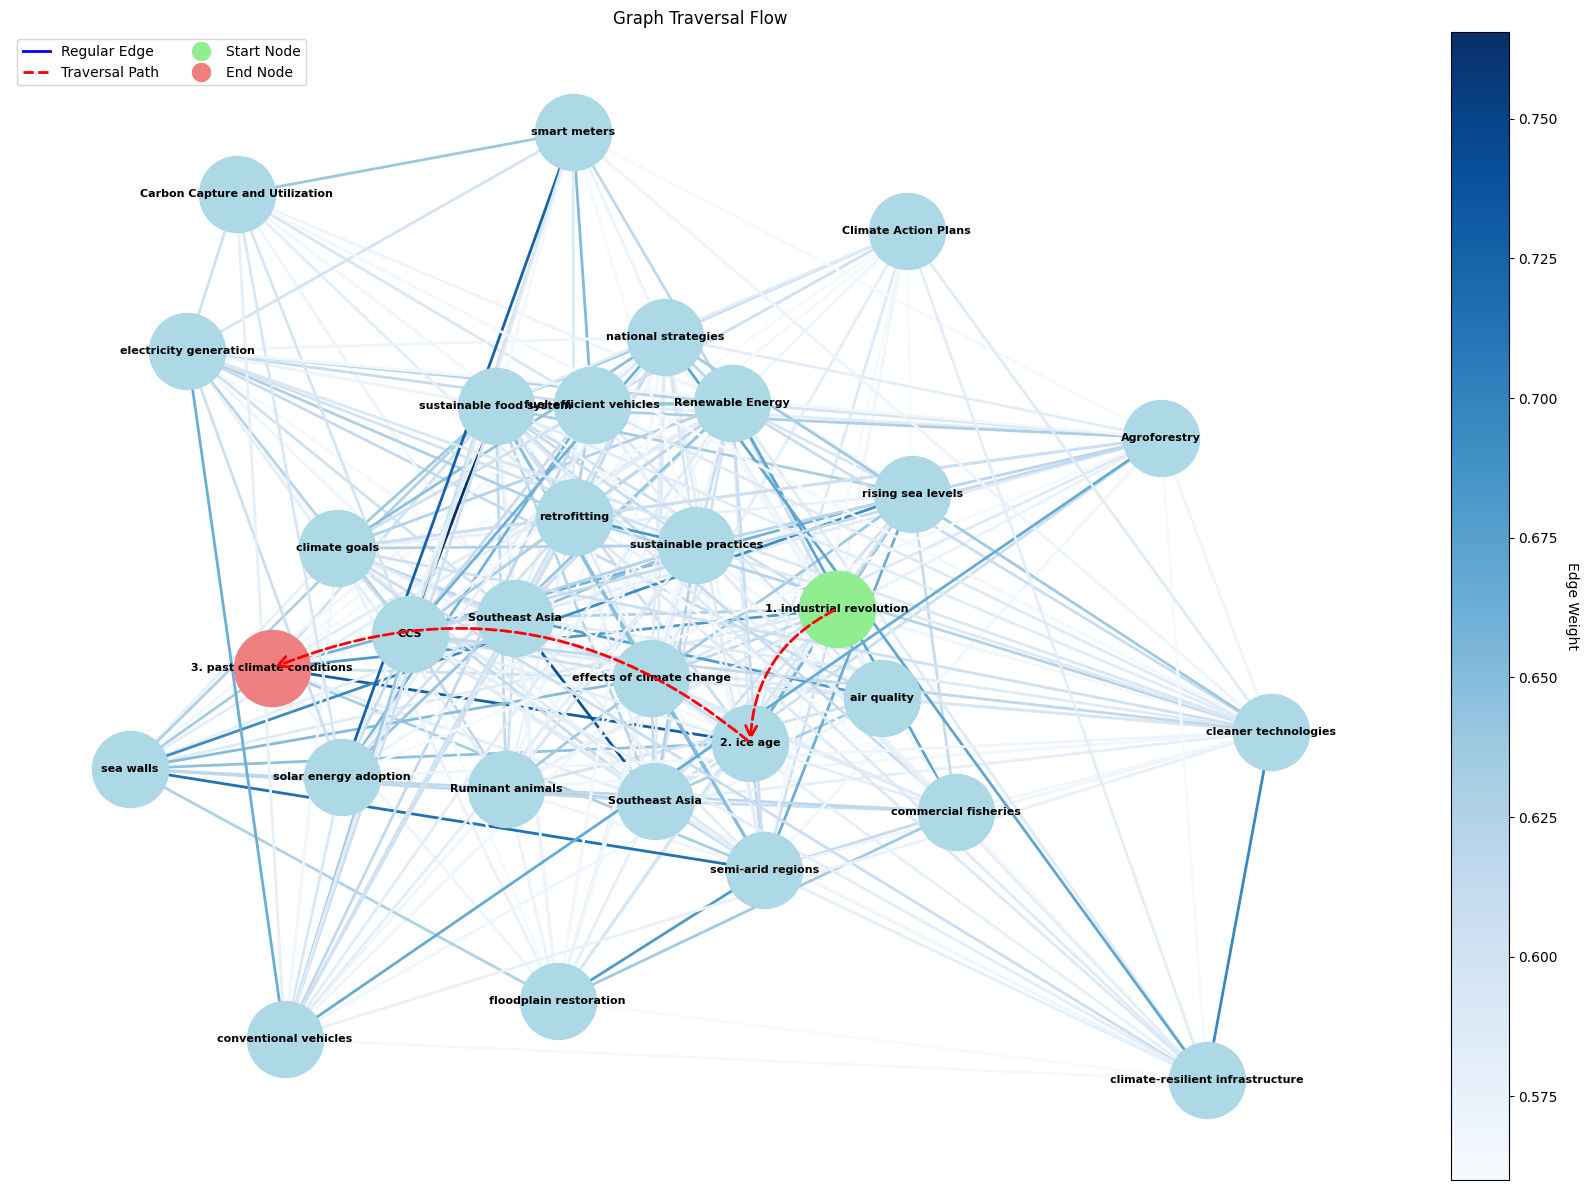

This figure's Python source:
import networkx as nx
from langchain.vectorstores import FAISS
from langchain.text_splitter import RecursiveCharacterTextSplitter
from langchain.prompts import PromptTemplate
from langchain.retrievers import ContextualCompressionRetriever
from langchain.retrievers.document_compressors import LLMChainExtractor
from langchain.callbacks import get_openai_callback

from sklearn.metrics.pairwise import cosine_similarity
import matplotlib.pyplot as plt
import matplotlib.patches as patches
import os
import sys
from dotenv import load_dotenv
from langchain_openai import ChatOpenAI
from typing import List, Tuple, Dict
from nltk.stem import WordNetLemmatizer
from nltk.tokenize import word_tokenize
import nltk
import spacy
import heapq


from concurrent.futures import ThreadPoolExecutor, as_completed
from tqdm import tqdm
import numpy as np

from spacy.cli import download
from spacy.lang.en import English


sys.path.append(os.path.abspath(os.path.join(os.getcwd(), '..'))) # Add the parent directory to the path sicnce we work with notebooks
from helper_functions import *
from evaluation.evaluate_rag import *

# Load environment variables from a .env file
load_dotenv()

# Set the OpenAI API key environment variable
os.environ["OPENAI_API_KEY"] = os.getenv('OPENAI_API_KEY')
os.environ["KMP_DUPLICATE_LIB_OK"]="TRUE"

nltk.download('punkt', quiet=True)
nltk.download('wordnet', quiet=True)


# Define the DocumentProcessor class
class DocumentProcessor:
    def __init__(self):
        """
        Initializes the DocumentProcessor with a text splitter and OpenAI embeddings.
        
        Attributes:
        - text_splitter: An instance of RecursiveCharacterTextSplitter with specified chunk size and overlap.
        - embeddings: An instance of OpenAIEmbeddings used for embedding documents.
        """
        self.text_splitter = RecursiveCharacterTextSplitter(chunk_size=1000, chunk_overlap=200)
        self.embeddings = OpenAIEmbeddings()

    def process_documents(self, documents):
        """
        Processes a list of documents by splitting them into smaller chunks and creating a vector store.
        
        Args:
        - documents (list of str): A list of documents to be processed.
        
        Returns:
        - tuple: A tuple containing:
          - splits (list of str): The list of split document chunks.
          - vector_store (FAISS): A FAISS vector store created from the split document chunks and their embeddings.
        """
        splits = self.text_splitter.split_documents(documents)
        vector_store = FAISS.from_documents(splits, self.embeddings)
        return splits, vector_store

    def create_embeddings_batch(self, texts, batch_size=32):
        """
        Creates embeddings for a list of texts in batches.
        
        Args:
        - texts (list of str): A list of texts to be embedded.
        - batch_size (int, optional): The number of texts to process in each batch. Default is 32.
        
        Returns:
        - numpy.ndarray: An array of embeddings for the input texts.
        """
        embeddings = []
        for i in range(0, len(texts), batch_size):
            batch = texts[i:i+batch_size]
            batch_embeddings = self.embeddings.embed_documents(batch)
            embeddings.extend(batch_embeddings)
        return np.array(embeddings)

    def compute_similarity_matrix(self, embeddings):
        """
        Computes a cosine similarity matrix for a given set of embeddings.
        
        Args:
        - embeddings (numpy.ndarray): An array of embeddings.
        
        Returns:
        - numpy.ndarray: A cosine similarity matrix for the input embeddings.
        """
        return cosine_similarity(embeddings)
    

# Define the Concepts class
class Concepts(BaseModel):
    concepts_list: List[str] = Field(description="List of concepts")

# Define the KnowledgeGraph class
class KnowledgeGraph:
    def __init__(self):
        """
        Initializes the KnowledgeGraph with a graph, lemmatizer, and NLP model.
        
        Attributes:
        - graph: An instance of a networkx Graph.
        - lemmatizer: An instance of WordNetLemmatizer.
        - concept_cache: A dictionary to cache extracted concepts.
        - nlp: An instance of a spaCy NLP model.
        - edges_threshold: A float value that sets the threshold for adding edges based on similarity.
        """
        self.graph = nx.Graph()
        self.lemmatizer = WordNetLemmatizer()
        self.concept_cache = {}
        self.nlp = self._load_spacy_model()
        self.edges_threshold = 0.8

    def build_graph(self, splits, llm, embedding_model):
        """
        Builds the knowledge graph by adding nodes, creating embeddings, extracting concepts, and adding edges.
        
        Args:
        - splits (list): A list of document splits.
        - llm: An instance of a large language model.
        - embedding_model: An instance of an embedding model.
        
        Returns:
        - None
        """
        self._add_nodes(splits)
        embeddings = self._create_embeddings(splits, embedding_model)
        self._extract_concepts(splits, llm)
        self._add_edges(embeddings)

    def _add_nodes(self, splits):
        """
        Adds nodes to the graph from the document splits.
        
        Args:
        - splits (list): A list of document splits.
        
        Returns:
        - None
        """
        for i, split in enumerate(splits):
            self.graph.add_node(i, content=split.page_content)

    def _create_embeddings(self, splits, embedding_model):
        """
        Creates embeddings for the document splits using the embedding model.
        
        Args:
        - splits (list): A list of document splits.
        - embedding_model: An instance of an embedding model.
        
        Returns:
        - numpy.ndarray: An array of embeddings for the document splits.
        """
        texts = [split.page_content for split in splits]
        return embedding_model.embed_documents(texts)

    def _compute_similarities(self, embeddings):
        """
        Computes the cosine similarity matrix for the embeddings.
        
        Args:
        - embeddings (numpy.ndarray): An array of embeddings.
        
        Returns:
        - numpy.ndarray: A cosine similarity matrix for the embeddings.
        """
        return cosine_similarity(embeddings)

    def _load_spacy_model(self):
        """
        Loads the spaCy NLP model, downloading it if necessary.
        
        Args:
        - None
        
        Returns:
        - spacy.Language: An instance of a spaCy NLP model.
        """
        try:
            return spacy.load("en_core_web_sm")
        except OSError:
            print("Downloading spaCy model...")
            download("en_core_web_sm")
            return spacy.load("en_core_web_sm")

    def _extract_concepts_and_entities(self, content, llm):
        """
        Extracts concepts and named entities from the content using spaCy and a large language model.
        
        Args:
        - content (str): The content from which to extract concepts and entities.
        - llm: An instance of a large language model.
        
        Returns:
        - list: A list of extracted concepts and entities.
        """
        if content in self.concept_cache:
            return self.concept_cache[content]
        
        # Extract named entities using spaCy
        doc = self.nlp(content)
        named_entities = [ent.text for ent in doc.ents if ent.label_ in ["PERSON", "ORG", "GPE", "WORK_OF_ART"]]
        
        # Extract general concepts using LLM
        concept_extraction_prompt = PromptTemplate(
            input_variables=["text"],
            template="Extract key concepts (excluding named entities) from the following text:\n\n{text}\n\nKey concepts:"
        )
        concept_chain = concept_extraction_prompt | llm.with_structured_output(Concepts)
        general_concepts = concept_chain.invoke({"text": content}).concepts_list
        
        # Combine named entities and general concepts
        all_concepts = list(set(named_entities + general_concepts))
        
        self.concept_cache[content] = all_concepts
        return all_concepts

    def _extract_concepts(self, splits, llm):
        """
        Extracts concepts for all document splits using multi-threading.
        
        Args:
        - splits (list): A list of document splits.
        - llm: An instance of a large language model.
        
        Returns:
        - None
        """
        with ThreadPoolExecutor() as executor:
            future_to_node = {executor.submit(self._extract_concepts_and_entities, split.page_content, llm): i 
                              for i, split in enumerate(splits)}
            
            for future in tqdm(as_completed(future_to_node), total=len(splits), desc="Extracting concepts and entities"):
                node = future_to_node[future]
                concepts = future.result()
                self.graph.nodes[node]['concepts'] = concepts

    def _add_edges(self, embeddings):
        """
        Adds edges to the graph based on the similarity of embeddings and shared concepts.
        
        Args:
        - embeddings (numpy.ndarray): An array of embeddings for the document splits.
        
        Returns:
        - None
        """
        similarity_matrix = self._compute_similarities(embeddings)
        num_nodes = len(self.graph.nodes)
        
        for node1 in tqdm(range(num_nodes), desc="Adding edges"):
            for node2 in range(node1 + 1, num_nodes):
                similarity_score = similarity_matrix[node1][node2]
                if similarity_score > self.edges_threshold:
                    shared_concepts = set(self.graph.nodes[node1]['concepts']) & set(self.graph.nodes[node2]['concepts'])
                    edge_weight = self._calculate_edge_weight(node1, node2, similarity_score, shared_concepts)
                    self.graph.add_edge(node1, node2, weight=edge_weight, 
                                        similarity=similarity_score,
                                        shared_concepts=list(shared_concepts))

    def _calculate_edge_weight(self, node1, node2, similarity_score, shared_concepts, alpha=0.7, beta=0.3):
        """
        Calculates the weight of an edge based on similarity score and shared concepts.
        
        Args:
        - node1 (int): The first node.
        - node2 (int): The second node.
        - similarity_score (float): The similarity score between the nodes.
        - shared_concepts (set): The set of shared concepts between the nodes.
        - alpha (float, optional): The weight of the similarity score. Default is 0.7.
        - beta (float, optional): The weight of the shared concepts. Default is 0.3.
        
        Returns:
        - float: The calculated weight of the edge.
        """
        max_possible_shared = min(len(self.graph.nodes[node1]['concepts']), len(self.graph.nodes[node2]['concepts']))
        normalized_shared_concepts = len(shared_concepts) / max_possible_shared if max_possible_shared > 0 else 0
        return alpha * similarity_score + beta * normalized_shared_concepts

    def _lemmatize_concept(self, concept):
        """
        Lemmatizes a given concept.
        
        Args:
        - concept (str): The concept to be lemmatized.
        
        Returns:
        - str: The lemmatized concept.
        """
        return ' '.join([self.lemmatizer.lemmatize(word) for word in concept.lower().split()])
    


# Define the AnswerCheck class
class AnswerCheck(BaseModel):
    is_complete: bool = Field(description="Whether the current context provides a complete answer to the query")
    answer: str = Field(description="The current answer based on the context, if any")

# Define the QueryEngine class
class QueryEngine:
    def __init__(self, vector_store, knowledge_graph, llm):
        self.vector_store = vector_store
        self.knowledge_graph = knowledge_graph
        self.llm = llm
        self.max_context_length = 4000
        self.answer_check_chain = self._create_answer_check_chain()

    def _create_answer_check_chain(self):
        """
        Creates a chain to check if the context provides a complete answer to the query.
        
        Args:
        - None
        
        Returns:
        - Chain: A chain to check if the context provides a complete answer.
        """
        answer_check_prompt = PromptTemplate(
            input_variables=["query", "context"],
            template="Given the query: '{query}'\n\nAnd the current context:\n{context}\n\nDoes this context provide a complete answer to the query? If yes, provide the answer. If no, state that the answer is incomplete.\n\nIs complete answer (Yes/No):\nAnswer (if complete):"
        )
        return answer_check_prompt | self.llm.with_structured_output(AnswerCheck)

    def _check_answer(self, query: str, context: str) -> Tuple[bool, str]:
        """
        Checks if the current context provides a complete answer to the query.
        
        Args:
        - query (str): The query to be answered.
        - context (str): The current context.
        
        Returns:
        - tuple: A tuple containing:
          - is_complete (bool): Whether the context provides a complete answer.
          - answer (str): The answer based on the context, if complete.
        """
        response = self.answer_check_chain.invoke({"query": query, "context": context})
        return response.is_complete, response.answer

  

    def _expand_context(self, query: str, relevant_docs) -> Tuple[str, List[int], Dict[int, str], str]:
        """
        Expands the context by traversing the knowledge graph using a Dijkstra-like approach.
        
        This method implements a modified version of Dijkstra's algorithm to explore the knowledge graph,
        prioritizing the most relevant and strongly connected information. The algorithm works as follows:

        1. Initialize:
           - Start with nodes corresponding to the most relevant documents.
           - Use a priority queue to manage the traversal order, where priority is based on connection strength.
           - Maintain a dictionary of best known "distances" (inverse of connection strengths) to each node.

        2. Traverse:
           - Always explore the node with the highest priority (strongest connection) next.
           - For each node, check if we've found a complete answer.
           - Explore the node's neighbors, updating their priorities if a stronger connection is found.

        3. Concept Handling:
           - Track visited concepts to guide the exploration towards new, relevant information.
           - Expand to neighbors only if they introduce new concepts.

        4. Termination:
           - Stop if a complete answer is found.
           - Continue until the priority queue is empty (all reachable nodes explored).

        This approach ensures that:
        - We prioritize the most relevant and strongly connected information.
        - We explore new concepts systematically.
        - We find the most relevant answer by following the strongest connections in the knowledge graph.

        Args:
        - query (str): The query to be answered.
        - relevant_docs (List[Document]): A list of relevant documents to start the traversal.

        Returns:
        - tuple: A tuple containing:
          - expanded_context (str): The accumulated context from traversed nodes.
          - traversal_path (List[int]): The sequence of node indices visited.
          - filtered_content (Dict[int, str]): A mapping of node indices to their content.
          - final_answer (str): The final answer found, if any.
        """
        # Initialize variables
        expanded_context = ""
        traversal_path = []
        visited_concepts = set()
        filtered_content = {}
        final_answer = ""
        
        priority_queue = []
        distances = {}  # Stores the best known "distance" (inverse of connection strength) to each node
        
        print("\nTraversing the knowledge graph:")
        
        # Initialize priority queue with closest nodes from relevant docs
        for doc in relevant_docs:
            # Find the most similar node in the knowledge graph for each relevant document
            closest_nodes = self.vector_store.similarity_search_with_score(doc.page_content, k=1)
            closest_node_content, similarity_score = closest_nodes[0]
            
            # Get the corresponding node in our knowledge graph
            closest_node = next(n for n in self.knowledge_graph.graph.nodes if self.knowledge_graph.graph.nodes[n]['content'] == closest_node_content.page_content)
            
            # Initialize priority (inverse of similarity score for min-heap behavior)
            priority = 1 / similarity_score
            heapq.heappush(priority_queue, (priority, closest_node))
            distances[closest_node] = priority
        
        step = 0
        while priority_queue:
            # Get the node with the highest priority (lowest distance value)
            current_priority, current_node = heapq.heappop(priority_queue)
            
            # Skip if we've already found a better path to this node
            if current_priority > distances.get(current_node, float('inf')):
                continue
            
            if current_node not in traversal_path:
                step += 1
                traversal_path.append(current_node)
                node_content = self.knowledge_graph.graph.nodes[current_node]['content']
                node_concepts = self.knowledge_graph.graph.nodes[current_node]['concepts']
                
                # Add node content to our accumulated context
                filtered_content[current_node] = node_content
                expanded_context += "\n" + node_content if expanded_context else node_content
                
                # Log the current step for debugging and visualization
                print(f"\nStep {step} - Node {current_node}:")
                print(f"Content: {node_content[:100]}...") 
                print(f"Concepts: {', '.join(node_concepts)}")
                print("-" * 50)
                
                # Check if we have a complete answer with the current context
                is_complete, answer = self._check_answer(query, expanded_context)
                if is_complete:
                    final_answer = answer
                    break
                
                # Process the concepts of the current node
                node_concepts_set = set(self.knowledge_graph._lemmatize_concept(c) for c in node_concepts)
                if not node_concepts_set.issubset(visited_concepts):
                    visited_concepts.update(node_concepts_set)
                    
                    # Explore neighbors
                    for neighbor in self.knowledge_graph.graph.neighbors(current_node):
                        edge_data = self.knowledge_graph.graph[current_node][neighbor]
                        edge_weight = edge_data['weight']
                        
                        # Calculate new distance (priority) to the neighbor
                        # Note: We use 1 / edge_weight because higher weights mean stronger connections
                        distance = current_priority + (1 / edge_weight)
                        
                        # If we've found a stronger connection to the neighbor, update its distance
                        if distance < distances.get(neighbor, float('inf')):
                            distances[neighbor] = distance
                            heapq.heappush(priority_queue, (distance, neighbor))
                            
                            # Process the neighbor node if it's not already in our traversal path
                            if neighbor not in traversal_path:
                                step += 1
                                traversal_path.append(neighbor)
                                neighbor_content = self.knowledge_graph.graph.nodes[neighbor]['content']
                                neighbor_concepts = self.knowledge_graph.graph.nodes[neighbor]['concepts']
                                
                                filtered_content[neighbor] = neighbor_content
                                expanded_context += "\n" + neighbor_content if expanded_context else neighbor_content
                                
                                # Log the neighbor node information
                                print(f"\nStep {step} - Node {neighbor} (neighbor of {current_node}):")
                                print(f"Content: {neighbor_content[:100]}...")
                                print(f"Concepts: {', '.join(neighbor_concepts)}")
                                print("-" * 50)
                                
                                # Check if we have a complete answer after adding the neighbor's content
                                is_complete, answer = self._check_answer(query, expanded_context)
                                if is_complete:
                                    final_answer = answer
                                    break
                                
                                # Process the neighbor's concepts
                                neighbor_concepts_set = set(self.knowledge_graph._lemmatize_concept(c) for c in neighbor_concepts)
                                if not neighbor_concepts_set.issubset(visited_concepts):
                                    visited_concepts.update(neighbor_concepts_set)
                
                # If we found a final answer, break out of the main loop
                if final_answer:
                    break

        # If we haven't found a complete answer, generate one using the LLM
        if not final_answer:
            print("\nGenerating final answer...")
            response_prompt = PromptTemplate(
                input_variables=["query", "context"],
                template="Based on the following context, please answer the query.\n\nContext: {context}\n\nQuery: {query}\n\nAnswer:"
            )
            response_chain = response_prompt | self.llm
            input_data = {"query": query, "context": expanded_context}
            final_answer = response_chain.invoke(input_data)

        return expanded_context, traversal_path, filtered_content, final_answer

    def query(self, query: str) -> Tuple[str, List[int], Dict[int, str]]:
        """
        Processes a query by retrieving relevant documents, expanding the context, and generating the final answer.
        
        Args:
        - query (str): The query to be answered.
        
        Returns:
        - tuple: A tuple containing:
          - final_answer (str): The final answer to the query.
          - traversal_path (list): The traversal path of nodes in the knowledge graph.
          - filtered_content (dict): The filtered content of nodes.
        """
        with get_openai_callback() as cb:
            print(f"\nProcessing query: {query}")
            relevant_docs = self._retrieve_relevant_documents(query)
            expanded_context, traversal_path, filtered_content, final_answer = self._expand_context(query, relevant_docs)
            
            if not final_answer:
                print("\nGenerating final answer...")
                response_prompt = PromptTemplate(
                    input_variables=["query", "context"],
                    template="Based on the following context, please answer the query.\n\nContext: {context}\n\nQuery: {query}\n\nAnswer:"
                )
                
                response_chain = response_prompt | self.llm
                input_data = {"query": query, "context": expanded_context}
                response = response_chain.invoke(input_data)
                final_answer = response
            else:
                print("\nComplete answer found during traversal.")
            
            print(f"\nFinal Answer: {final_answer}")
            print(f"\nTotal Tokens: {cb.total_tokens}")
            print(f"Prompt Tokens: {cb.prompt_tokens}")
            print(f"Completion Tokens: {cb.completion_tokens}")
            print(f"Total Cost (USD): ${cb.total_cost}")
        
        return final_answer, traversal_path, filtered_content

    def _retrieve_relevant_documents(self, query: str):
        """
        Retrieves relevant documents based on the query using the vector store.
        
        Args:
        - query (str): The query to be answered.
        
        Returns:
        - list: A list of relevant documents.
        """
        print("\nRetrieving relevant documents...")
        retriever = self.vector_store.as_retriever(search_type="similarity", search_kwargs={"k": 5})
        compressor = LLMChainExtractor.from_llm(self.llm)
        compression_retriever = ContextualCompressionRetriever(base_compressor=compressor, base_retriever=retriever)
        return compression_retriever.invoke(query)
    

# Import necessary libraries
import networkx as nx
import matplotlib.pyplot as plt
import matplotlib.patches as patches

# Define the Visualizer class
class Visualizer:
    @staticmethod
    def visualize_traversal(graph, traversal_path):
        """
        Visualizes the traversal path on the knowledge graph with nodes, edges, and traversal path highlighted.

        Args:
        - graph (networkx.Graph): The knowledge graph containing nodes and edges.
        - traversal_path (list of int): The list of node indices representing the traversal path.

        Returns:
        - None
        """
        traversal_graph = nx.DiGraph()
        
        # Add nodes and edges from the original graph
        for node in graph.nodes():
            traversal_graph.add_node(node)
        for u, v, data in graph.edges(data=True):
            traversal_graph.add_edge(u, v, **data)
        
        fig, ax = plt.subplots(figsize=(16, 12))
        
        # Generate positions for all nodes
        pos = nx.spring_layout(traversal_graph, k=1, iterations=50)
        
        # Draw regular edges with color based on weight
        edges = traversal_graph.edges()
        edge_weights = [traversal_graph[u][v].get('weight', 0.5) for u, v in edges]
        nx.draw_networkx_edges(traversal_graph, pos, 
                               edgelist=edges,
                               edge_color=edge_weights,
                               edge_cmap=plt.cm.Blues,
                               width=2,
                               ax=ax)
        
        # Draw nodes
        nx.draw_networkx_nodes(traversal_graph, pos, 
                               node_color='lightblue',
                               node_size=3000,
                               ax=ax)
        
        # Draw traversal path with curved arrows
        edge_offset = 0.1
        for i in range(len(traversal_path) - 1):
            start = traversal_path[i]
            end = traversal_path[i + 1]
            start_pos = pos[start]
            end_pos = pos[end]
            
            # Calculate control point for curve
            mid_point = ((start_pos[0] + end_pos[0]) / 2, (start_pos[1] + end_pos[1]) / 2)
            control_point = (mid_point[0] + edge_offset, mid_point[1] + edge_offset)
            
            # Draw curved arrow
            arrow = patches.FancyArrowPatch(start_pos, end_pos,
                                            connectionstyle=f"arc3,rad={0.3}",
                                            color='red',
                                            arrowstyle="->",
                                            mutation_scale=20,
                                            linestyle='--',
                                            linewidth=2,
                                            zorder=4)
            ax.add_patch(arrow)
        
        # Prepare labels for the nodes
        labels = {}
        for i, node in enumerate(traversal_path):
            concepts = graph.nodes[node].get('concepts', [])
            label = f"{i + 1}. {concepts[0] if concepts else ''}"
            labels[node] = label
        
        for node in traversal_graph.nodes():
            if node not in labels:
                concepts = graph.nodes[node].get('concepts', [])
                labels[node] = concepts[0] if concepts else ''
        
        # Draw labels
        nx.draw_networkx_labels(traversal_graph, pos, labels, font_size=8, font_weight="bold", ax=ax)
        
        # Highlight start and end nodes
        start_node = traversal_path[0]
        end_node = traversal_path[-1]
        
        nx.draw_networkx_nodes(traversal_graph, pos, 
                               nodelist=[start_node], 
                               node_color='lightgreen', 
                               node_size=3000,
                               ax=ax)
        
        nx.draw_networkx_nodes(traversal_graph, pos, 
                               nodelist=[end_node], 
                               node_color='lightcoral', 
                               node_size=3000,
                               ax=ax)
        
        ax.set_title("Graph Traversal Flow")
        ax.axis('off')
        
        # Add colorbar for edge weights
        sm = plt.cm.ScalarMappable(cmap=plt.cm.Blues, norm=plt.Normalize(vmin=min(edge_weights), vmax=max(edge_weights)))
        sm.set_array([])
        cbar = fig.colorbar(sm, ax=ax, orientation='vertical', fraction=0.046, pad=0.04)
        cbar.set_label('Edge Weight', rotation=270, labelpad=15)
        
        # Add legend
        regular_line = plt.Line2D([0], [0], color='blue', linewidth=2, label='Regular Edge')
        traversal_line = plt.Line2D([0], [0], color='red', linewidth=2, linestyle='--', label='Traversal Path')
        start_point = plt.Line2D([0], [0], marker='o', color='w', markerfacecolor='lightgreen', markersize=15, label='Start Node')
        end_point = plt.Line2D([0], [0], marker='o', color='w', markerfacecolor='lightcoral', markersize=15, label='End Node')
        legend = plt.legend(handles=[regular_line, traversal_line, start_point, end_point], loc='upper left', bbox_to_anchor=(0, 1), ncol=2)
        legend.get_frame().set_alpha(0.8)

        plt.tight_layout()
        plt.show()

    @staticmethod
    def print_filtered_content(traversal_path, filtered_content):
        """
        Prints the filtered content of visited nodes in the order of traversal.

        Args:
        - traversal_path (list of int): The list of node indices representing the traversal path.
        - filtered_content (dict of int: str): A dictionary mapping node indices to their filtered content.

        Returns:
        - None
        """
        print("\nFiltered content of visited nodes in order of traversal:")
        for i, node in enumerate(traversal_path):
            print(f"\nStep {i + 1} - Node {node}:")
            print(f"Filtered Content: {filtered_content.get(node, 'No filtered content available')[:200]}...")  # Print first 200 characters
            print("-" * 50)


class GraphRAG:
    def __init__(self):
        """
        Initializes the GraphRAG system with components for document processing, knowledge graph construction,
        querying, and visualization.
        
        Attributes:
        - llm: An instance of a large language model (LLM) for generating responses.
        - embedding_model: An instance of an embedding model for document embeddings.
        - document_processor: An instance of the DocumentProcessor class for processing documents.
        - knowledge_graph: An instance of the KnowledgeGraph class for building and managing the knowledge graph.
        - query_engine: An instance of the QueryEngine class for handling queries (initialized as None).
        - visualizer: An instance of the Visualizer class for visualizing the knowledge graph traversal.
        """
        self.llm = ChatOpenAI(temperature=0, model_name="gpt-4o-mini", max_tokens=4000)
        self.embedding_model = OpenAIEmbeddings()
        self.document_processor = DocumentProcessor()
        self.knowledge_graph = KnowledgeGraph()
        self.query_engine = None
        self.visualizer = Visualizer()

    def process_documents(self, documents):
        """
        Processes a list of documents by splitting them into chunks, embedding them, and building a knowledge graph.
        
        Args:
        - documents (list of str): A list of documents to be processed.
        
        Returns:
        - None
        """
        splits, vector_store = self.document_processor.process_documents(documents)
        self.knowledge_graph.build_graph(splits, self.llm, self.embedding_model)
        self.query_engine = QueryEngine(vector_store, self.knowledge_graph, self.llm)

    def query(self, query: str):
        """
        Handles a query by retrieving relevant information from the knowledge graph and visualizing the traversal path.
        
        Args:
        - query (str): The query to be answered.
        
        Returns:
        - str: The response to the query.
        """
        response, traversal_path, filtered_content = self.query_engine.query(query)
        
        if traversal_path:
            self.visualizer.visualize_traversal(self.knowledge_graph.graph, traversal_path)
        else:
            print("No traversal path to visualize.")
        
        return response
    
path = "data/Understanding_Climate_Change.pdf"


loader = PyPDFLoader(path)
documents = loader.load()
documents = documents[:10]

graph_rag = GraphRAG()
graph_rag.process_documents(documents)

query = "what is the main cause of climate change?"
response = graph_rag.query(query)
